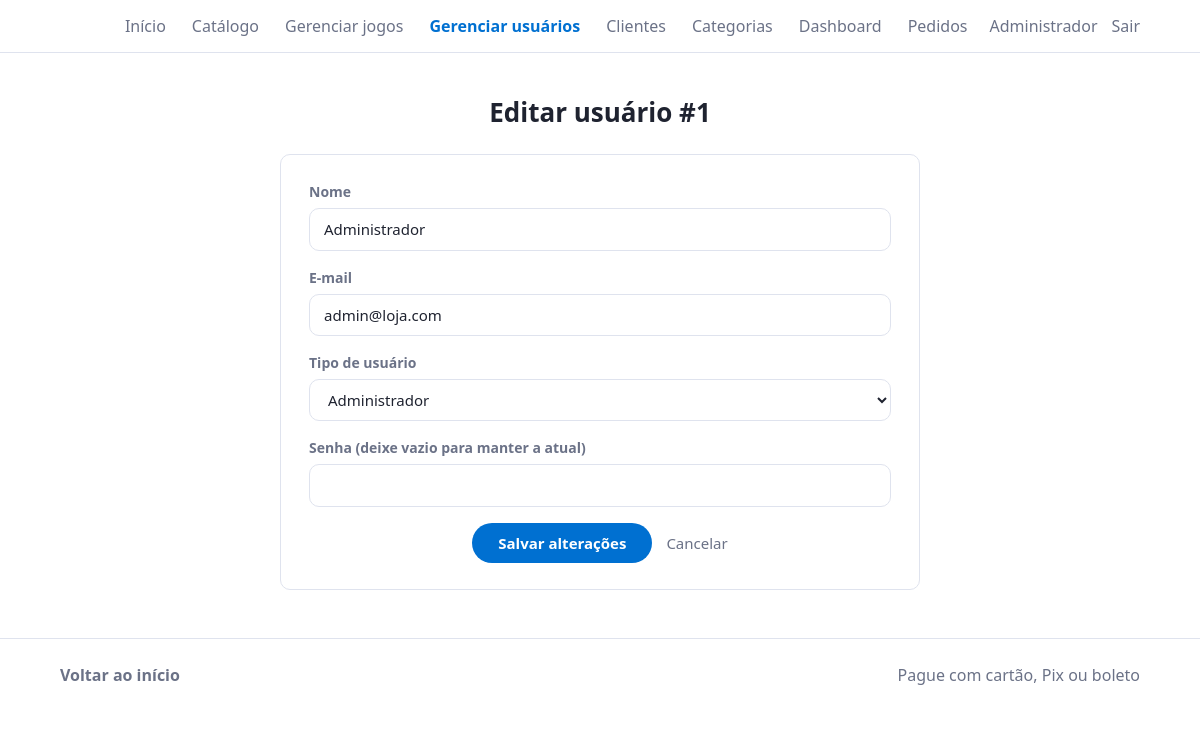
The page /admin/views/editar_usuario.php?id=1 (signed in) on the database its author committed.
### tables this page shows
CREATE TABLE usuarios (
  id        INT NOT NULL AUTO_INCREMENT,
  nome      VARCHAR(100) NOT NULL,
  email     VARCHAR(150) NOT NULL,
  senha     VARCHAR(255) NOT NULL,                        
  tipo      ENUM('admin','cliente') NOT NULL DEFAULT 'cliente',
  usuario   VARCHAR(40)  NULL,
  rua       VARCHAR(150) NULL,
  numero    VARCHAR(10)  NULL,
  cidade    VARCHAR(100) NULL,
  estado    CHAR(2)      NULL,
  pais      VARCHAR(60)  NOT NULL DEFAULT 'Brasil',
  cep       CHAR(8)      NULL,
  idade     TINYINT UNSIGNED NULL,
  criado_em TIMESTAMP NOT NULL DEFAULT CURRENT_TIMESTAMP,
  PRIMARY KEY (id),
  UNIQUE KEY uq_usuarios_email (email)
);

### admin/config/auth.php (called while the page is built, shortened)
<?php
require_once __DIR__ . '/db.php';
function h($s) { return htmlspecialchars((string)$s, ENT_QUOTES, 'UTF-8'); }
function usuario() { return $_SESSION['u'] ?? null; }
function csrfToken() { $_SESSION['csrf'] ??= bin2hex(random_bytes(16)); return $_SESSION['csrf']; }
function logoutUrl() { return BASE . '/logout.php?t=' . csrfToken(); }

### admin/models/usuarios.php (called while the page is built, shortened)
<?php
require_once __DIR__ . '/../config/db.php';
class Usuario {
    private PDO $db;
    public function __construct() { $this->db = Database::conectar(); }
    public function buscarPorId(int $id) {
        $st = $this->db->prepare('SELECT id, nome, email, tipo FROM usuarios WHERE id=?');
        $st->execute([$id]);
        return $st->fetch();
    }
}

### admin/config/db.php (called while the page is built, shortened)
<?php
class Database {
    private static ?PDO $pdo = null;
    public static function conectar(): PDO {
        if (self::$pdo === null) {
            try {
                self::$pdo = new PDO(
                    'mysql:host=' . $GLOBALS['__db_cfg']['host'] . ';dbname=' . $GLOBALS['__db_cfg']['banco'] . ';charset=utf8mb4',
                    $GLOBALS['__db_cfg']['usuario'],
                    $GLOBALS['__db_cfg']['senha'],
                    [
                        PDO::ATTR_ERRMODE => PDO::ERRMODE_EXCEPTION,
                        PDO::ATTR_DEFAULT_FETCH_MODE => PDO::FETCH_ASSOC,
                        PDO::MYSQL_ATTR_INIT_COMMAND => "SET time_zone = '-03:00'",
                    ]
                );
            } catch (PDOException $e) {
                http_response_code(500);
                error_log('Falha ao conectar no banco: ' . $e->getMessage());
                exit('Não foi possível conectar ao banco de dados. Verifique se o MySQL do XAMPP está ligado '
                   . 'e se o script sql/script.sql foi importado.');
            }
        }
        return self::$pdo;
    }
}

### admin/views/editar_usuario.php (the view, shortened to what this page needs)
<?php
require_once '../config/auth.php';
require_once '_layout.php';
require_once '../models/usuarios.php';
$m = new Usuario();
$id = (int)($_GET['id'] ?? 0);
$u = $m->buscarPorId($id);
$v = ['nome' => $u['nome'], 'email' => $u['email'], 'tipo' => $u['tipo']];
$senhaOpcional = true;
$botao = 'Salvar alterações';
pagina_topo('Editar usuário', 'usuarios');
?>
<h2>Editar usuário #<?= (int)$u['id'] ?></h2>
<?php include '_form_usuario.php'; ?>
<?php pagina_fim();

### admin/views/_layout.php (shortened to what this page needs)
<?php
function pagina_topo($titulo, $ativo = '') {
    $logado = usuario();
    $on = function ($k) use ($ativo) { return $ativo === $k ? ' style="color:var(--ac);font-weight:600"' : ''; };
    $msg = flash(); ?>
<!DOCTYPE html>
<html lang="pt-br">
<head>
</head>
<body id="inicio">
<header class="topo">
  <nav class="menu">
    <a href="<?= BASE ?>/index.php#inicio">Início</a>
    <a href="<?= BASE ?>/catalogo.php">Catálogo</a>
    <a href="<?= BASE ?>/admin/views/gerenciar_games.php"<?= $on('jogos') ?>>Gerenciar jogos</a>
    <a href="<?= BASE ?>/admin/views/ver_usuarios.php"<?= $on('usuarios') ?>>Gerenciar usuários</a>
    <a href="<?= BASE ?>/admin/views/ver_clientes.php"<?= $on('clientes') ?>>Clientes</a>
    <a href="<?= BASE ?>/admin/views/ver_categorias.php"<?= $on('categorias') ?>>Categorias</a>
    <a href="<?= BASE ?>/admin/views/dashboard.php"<?= $on('dashboard') ?>>Dashboard</a>
    <a href="<?= BASE ?>/admin/views/pedidos.php"<?= $on('pedidos') ?>>Pedidos</a>
  </nav>
  <div class="conta"><span><?= h($logado['nome']) ?></span><a href="<?= logoutUrl() ?>">Sair</a></div>
</header>
<main>
<div class="pagina">
<?php }
function pagina_fim() { ?>
</div>
</main>
<footer class="rodape">
  <a href="<?= BASE ?>/index.php#inicio"><strong>Voltar ao início</strong></a>
  <span>Pague com cartão, Pix ou boleto</span>
</footer>
</body>
</html>
<?php }

### admin/views/_form_usuario.php (shortened to what this page needs)
<form class="cartao-form larga" method="POST" data-validar>
  <label>Nome <input name="nome" required maxlength="100" data-regra="nome" value="<?= h($v['nome']) ?>"></label>
  <label>E-mail <input type="email" name="email" required maxlength="150" data-regra="email" value="<?= h($v['email']) ?>"></label>
  <label>Tipo de usuário
    <select name="tipo">
      <option value="admin" <?= $v['tipo'] === 'admin' ? 'selected' : '' ?>>Administrador</option>
    </select>
  </label>
  <label>Senha<?= $senhaOpcional ? ' (deixe vazio para manter a atual)' : ' (mín. 6 caracteres)' ?>
    <input type="password" name="senha" autocomplete="new-password" data-regra="<?= $senhaOpcional ? 'senhaOpcional' : 'senha' ?>" <?= $senhaOpcional ? '' : 'required' ?>>
  </label>
  <div class="form-botoes"><button><?= h($botao) ?></button><a class="cancelar" href="ver_usuarios.php">Cancelar</a></div>
</form>

### admin/views/_layout.php (style rules this page uses)
:root { --tx:#1f2330;--mt:#6b7287;--ac:#0070d1;--ac2:#005bb0;--bd:#dfe3ee;--px:clamp(16px,5vw,90px) }
* { box-sizing:border-box }
html { scroll-behavior:smooth;scroll-padding-top:80px }
body { margin:0;color:var(--tx);font:16px/1.5 "Segoe UI",system-ui,sans-serif;background:#fff;min-height:100vh }
a { color:inherit;text-decoration:none }
.topo { position:sticky;top:0;z-index:20;display:grid;grid-template-columns:1fr auto 1fr;align-items:center;gap:22px;padding:14px var(--px);background:rgba(255,255,255,.94);backdrop-filter:blur(8px);border-bottom:1px solid var(--bd) }
.topo::before { content:"" }
.menu { display:flex;gap:26px;color:var(--mt);flex-wrap:wrap;justify-content:center }
.conta { justify-self:end;display:flex;gap:14px;align-items:center;color:var(--mt) }
main { padding:0 var(--px) 48px }
.pagina h2 { font-size:26px;font-weight:600;text-align:center;margin:40px 0 22px }
.cartao-form { max-width:640px;margin:0 auto;padding:26px 28px;border:1px solid var(--bd);border-radius:10px }
.cartao-form label { display:block;margin:0 0 16px;font-size:14px;font-weight:600;color:var(--mt) }
.cartao-form input,.cartao-form select,.cartao-form textarea { display:block;width:100%;margin-top:6px;padding:9px 14px;border:1px solid var(--bd);border-radius:10px;font:inherit;font-size:15px;font-weight:400;color:var(--tx);background:#fff }
.form-botoes { display:flex;justify-content:center;align-items:center;gap:14px;margin-top:8px }
.form-botoes button { background:var(--ac);color:#fff;border:0;border-radius:99px;padding:9px 26px;font:inherit;font-size:15px;font-weight:600;cursor:pointer;transition:background .15s }
.form-botoes .cancelar { color:var(--mt);font-size:15px }
.rodape { display:flex;justify-content:space-between;flex-wrap:wrap;gap:8px;padding:24px var(--px);border-top:1px solid var(--bd);color:var(--mt) }

### rows shown on the page
usuarios: nome "Administrador", id "1", email "admin@loja.com", tipo "Administrador"

### other values the page prints
$botao "Salvar alterações"
